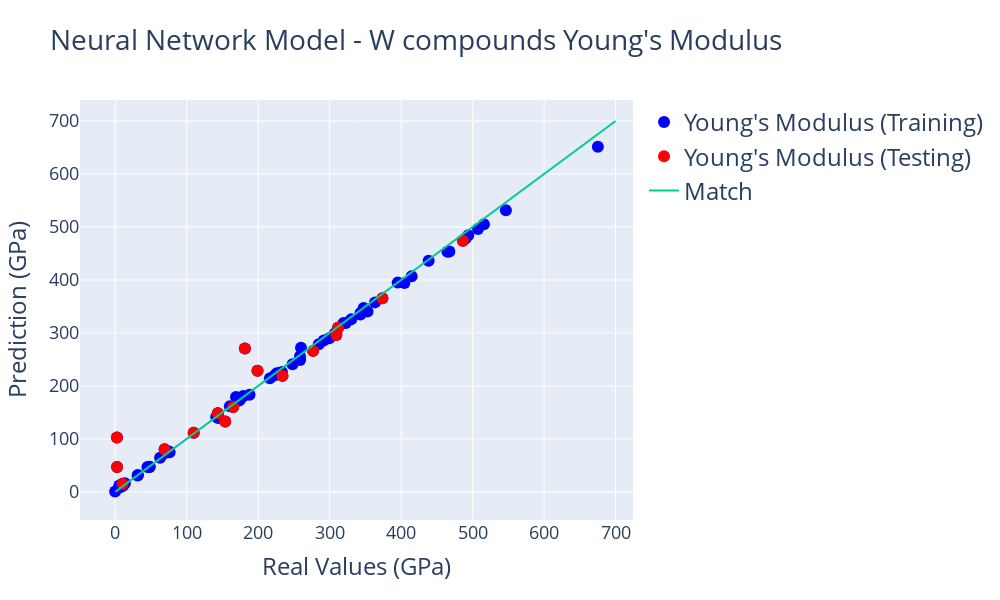

Write notebook code for a chart like this one.
### Markdown cell above
### 4. Plotting

The easiest way to see if the model did a good job estimating the Young's Modulus for the Elements is through a plot comparing Real Values with their Predictions. We will use [Plotly](https://plot.ly/python/) to create a plot like that. We covered how to plot in Plotly in the first tutorial of this tool. For values in this plot, the line (x = y) indicates a perfect match and would be the desirable result for the points. As you analyze the plot, you can hover on the points to see the data we obtained in the cell above.

### Code cell
import plotly
import plotly.graph_objs as go
from plotly.offline import iplot

plotly.offline.init_notebook_mode(connected=True)

layout0= go.Layout(title=go.layout.Title(text="Neural Network Model - W compounds Young's Modulus", font=dict(size=28)), hovermode= 'closest', width = 1000, height=600, showlegend=True,  # Hovermode establishes the way the labels that appear when you hover are arranged # Establishing a square plot width=height
    xaxis= dict(title=go.layout.xaxis.Title(text='Real Values (GPa)', font=dict(size=24)), zeroline= False, gridwidth= 1, tickfont=dict(size=18)), # Axis Titles. Removing the X-axis Mark. Adding a Grid
    yaxis= dict(title=go.layout.yaxis.Title(text='Prediction (GPa)', font=dict(size=24)), zeroline= False, gridwidth= 1, tickfont=dict(size=18)), # Axis Titles. Removing the Y-axis Mark. Adding a Grid
    legend=dict(font=dict(size=24))) # Adding a legend

trace0 = go.Scatter(x = all_labels, y = predictions, mode = 'markers', marker= dict(size= 12, color= 'blue'), text= elements, name = 'Young\'s Modulus (Training)')
trace1 = go.Scatter(x = test_labels, y = test_predictions, mode = 'markers', marker= dict(size= 12, color= 'red'), text = labeled_elements, name = 'Young\'s Modulus (Testing)')
trace2 = go.Scatter(x = [0,700], y = [0,700], mode = 'lines', name = "Match") # This trace is the line X = Y which would indicate that the Prediction equals the real value

data = [trace0, trace1, trace2]
fig= go.Figure(data, layout=layout0)
iplot(fig)

### Figure 1 — Plotly figure (JSON) as saved in the notebook; plotly's stock layout.template omitted (floating-point values rounded to 4 significant figures)
{"data": [{"marker": {"color": "blue", "size": 12}, "mode": "markers", "name": "Young's Modulus (Training)", "text": ["WS2", "WSe2", "Sr3WN3", "BW2", "Al12W", "Be2W", "P2W", "As3W2", "HfW2", "Si2W", "WSe2", "WO3", "WC", "SrWO4", "MnWO4", "WO3", "Co3W", "WS2", "Te2W", "WCl6", "PW", "Rb2WBr6", "Al5W", "IrW", "Ir3W", "Ni4W", "Rh3W", "WO3", "Be12W", "B2W", "ZrW2", "BW", "AlFe2W", "Ru3W", "TiTc2W", "Mn2GaW", "TaW3", "WS2", "Na2WO4", "MgWO4", "ZnWO4", "BaWO4", "Mn(BW)2", "Co(BW)3", "Tl2WCl6", "Cs2WCl6", "Li6WN4", "Cs2WBr6", "K3WF6", "K2WCl6", "Co(BW)2", "LiRu2W", "ScTc2W", "Ta2OsW", "Mn2AlW", "TiMn2W", "HfTc2W", "SiTc2W", "Nb2RuW", "Y6WO12", "Li2WO4", "CdWO4", "FeWO4", "CoBW", "WSCl4", "Rb2WCl6", "W2NCl8", "BeRu2W", "TiRe2W", "Ta2TcW", "Ti2IrW", "LaWN3", "Sr2MgWO6", "ZrTc2W", "Sr2MgWO6", "Ba2NiWO6"], "type": "scatter", "x": [5.84, 31.46, 76.2, 395.2, 141.4, 404.6, 319.4, 188.0, 248.2, 438.5, 45.2, 173.7, 675.2, 75.4, 144.1, 258.6, 363.5, 48, 31.98, 0, 299.5, 11.04, 233.2, 464.8, 490.2, 258.7, 343.2, 216.5, 347.6, 546.6, 229.7, 493.9, 175.4, 414.7, 330.2, 291.8, 353.1, 48.4, 71.12, 179.2, 143.6, 62.88, 467.5, 507.5, 13.6, 10.48, 160.5, 8.34, 8.7, 10.8, 515.8, 226.1, 223.4, 343.1, 322.6, 309.6, 307.0, 260.0, 284.8, 169, 69.16, 109.9, 143.6, 486.4, 2.54, 10.48, 2.72, 311.8, 373.8, 309.4, 234, 153.9, 181.4, 276.9, 199.1, 165.1], "y": [11.87, 31.03, 74.78, 395.0, 141.6, 394.4, 318.9, 183.3, 241.0, 436.2, 47.16, 172.3, 651.6, 76.09, 139.4, 255.9, 357.7, 46.79, 31.92, 0.7166, 290.1, 11.48, 226.2, 453.1, 478.1, 249.0, 337.8, 214.4, 347.0, 531.6, 224.4, 484.3, 175.5, 407.1, 325.9, 285.7, 340.3, 47.4, 73.76, 181.0, 147.7, 64.25, 453.6, 496.1, 16.11, 13.14, 161.6, 9.44, 11.77, 14.45, 505.1, 223.8, 220.3, 335.0, 318.7, 302.3, 298.4, 272.1, 278.7, 179.0, 80.46, 111.5, 148.4, 474.2, 102.6, 15.43, 47.04, 309.9, 365.6, 296.2, 218.9, 132.8, 270.7, 266.1, 228.4, 160.3]}, {"marker": {"color": "red", "size": 12}, "mode": "markers", "name": "Young's Modulus (Testing)", "text": ["Li2WO4", "CdWO4", "FeWO4", "CoBW", "WSCl4", "Rb2WCl6", "W2NCl8", "BeRu2W", "TiRe2W", "Ta2TcW", "Ti2IrW", "LaWN3", "Sr2MgWO6", "ZrTc2W", "Sr2MgWO6", "Ba2NiWO6"], "type": "scatter", "x": [69.16, 109.9, 143.6, 486.4, 2.54, 10.48, 2.72, 311.8, 373.8, 309.4, 234, 153.9, 181.4, 276.9, 199.1, 165.1], "y": [80.46, 111.5, 148.4, 474.2, 102.6, 15.43, 47.04, 309.9, 365.6, 296.2, 218.9, 132.8, 270.7, 266.1, 228.4, 160.3]}, {"mode": "lines", "name": "Match", "type": "scatter", "x": [0, 700], "y": [0, 700]}], "layout": {"height": 600, "hovermode": "closest", "legend": {"font": {"size": 24}}, "showlegend": true, "title": {"font": {"size": 28}, "text": "Neural Network Model - W compounds Young's Modulus"}, "width": 1000, "xaxis": {"gridwidth": 1, "tickfont": {"size": 18}, "title": {"font": {"size": 24}, "text": "Real Values (GPa)"}, "zeroline": false}, "yaxis": {"gridwidth": 1, "tickfont": {"size": 18}, "title": {"font": {"size": 24}, "text": "Prediction (GPa)"}, "zeroline": false}}}
